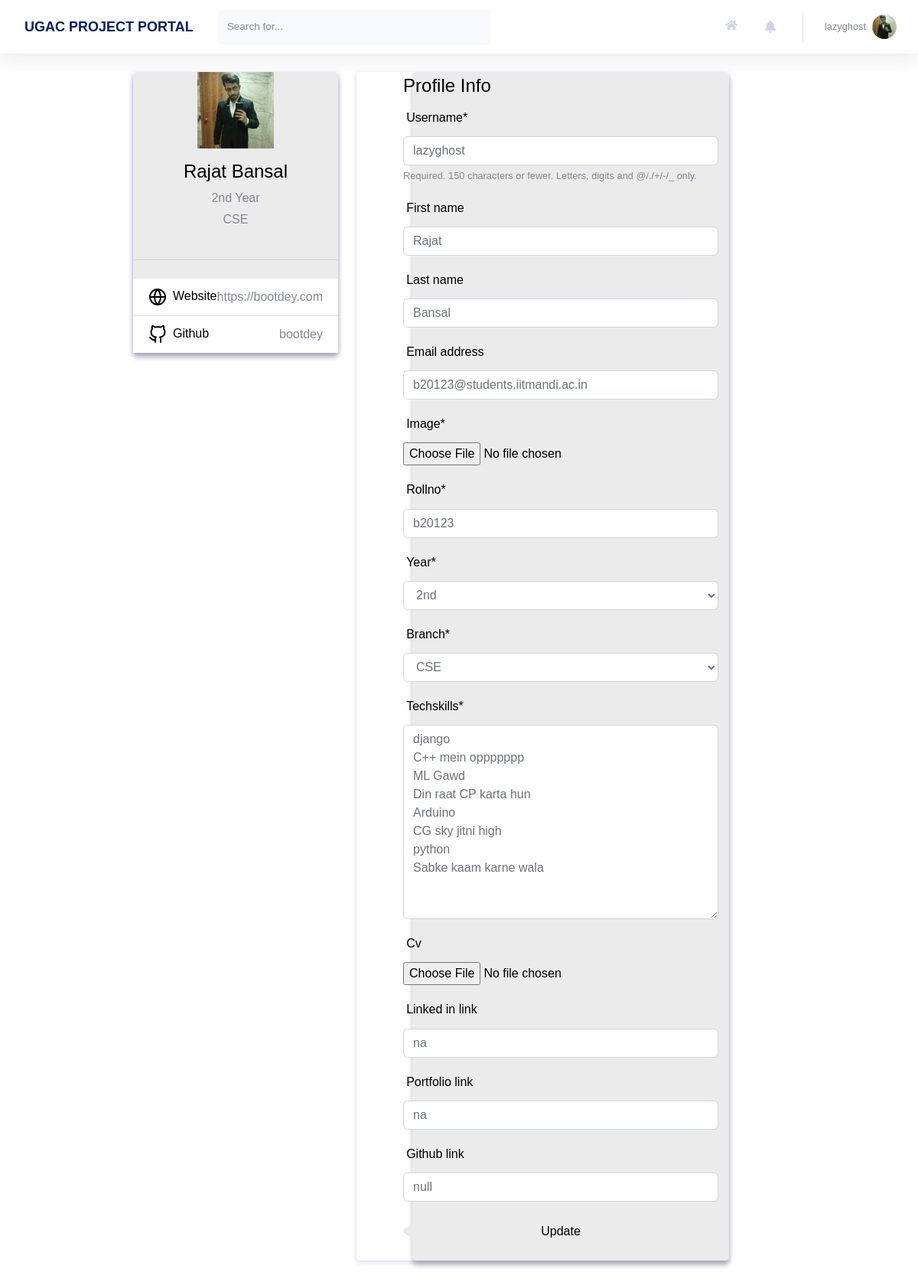
Before: /profile/edit/ (signed in) with the older database file.
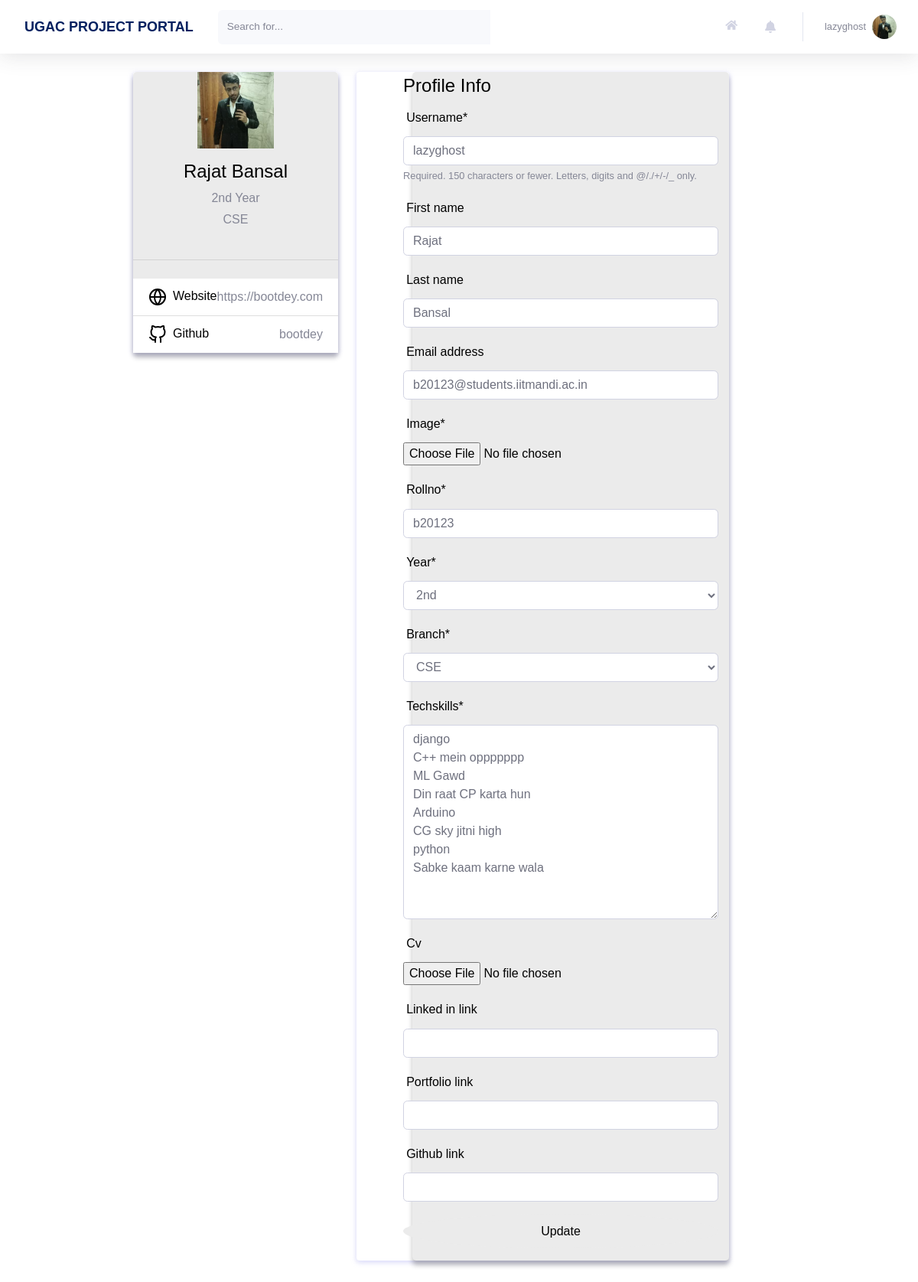
After: the same page with the newer database file.
### users/models.py (models this page shows, shortened)
class Profile(models.Model):
    user = models.OneToOneField(User, on_delete=models.CASCADE)
    image = models.ImageField(default = 'default.jpg', upload_to='profile_pics', blank=True)
    rollno = models.CharField(max_length=10)
    year = models.CharField(max_length=30, choices = YEAR_CHOICES)
    branch = models.CharField(max_length=30, choices = BRANCH_CHOICES)
    techskills = models.TextField()
    starred_projects = models.ManyToManyField(Project, related_name='starred_projects', blank = True)
    liked_projects = models.ManyToManyField(Project, related_name='liked_projects', blank = True)
    cv = models.FileField(blank = True, upload_to='resumes',validators=[FileExtensionValidator(allowed_extensions=['pdf'])])
    linked_in_link = models.CharField(blank=True, max_length=100)
    portfolio_link = models.CharField(blank=True, max_length=100)
    github_link = models.CharField(blank=True, max_length=100)

### users/views.py (the view)
# urls.py: path('edit/', views.profile_edit, name = 'profile-edit'),
@login_required
def profile_edit(request):
    if request.method == 'POST':
        user_update_form = UserUpdateForm(request.POST, instance = request.user)
        profile_update_form = ProfileUpdateForm(request.POST, request.FILES, instance = request.user.profile)
        if user_update_form.is_valid() and profile_update_form.is_valid():
            user_profile = Profile.objects.get(user = request.user)
            user_img = str(user_profile.image)
            user_cv = str(user_profile.cv)
            if len(request.FILES)!=0:
                if request.FILES.get('image') and user_img!="default.jpg":
                    default_storage.delete(user_img)
                elif request.FILES.get('cv') and user_cv:
                    default_storage.delete(user_cv)
            user_update_form.save()
            profile_update_form.save()
            messages.success(request, "Your profile has been updated!")
            return redirect('/profile/'+ str(request.user.id))
        else:
            messages.error(request, 'Please correct the error below.')
    else:
        user_update_form = UserUpdateForm(instance = request.user)
        profile_update_form = ProfileUpdateForm(instance = request.user.profile)
    context = {
        'title': 'Profile Edit',
        'user_form': user_update_form,
        'notifications': Notification.objects.filter(user=request.user).order_by('-time'),
        'profile_form': profile_update_form,
    }
    return render(request, 'users/profile_edit.html', context)

### users/forms.py
class UserUpdateForm(forms.ModelForm):
    class Meta:
        model = User
        fields = ['username', 'first_name', 'last_name', 'email']

class ProfileUpdateForm(forms.ModelForm):
    image = forms.FileField(
        widget = FileInput(),
    )
    class Meta:
        model = Profile
        fields = ['image', 'rollno', 'year', 'branch', 'techskills', 'cv','linked_in_link','portfolio_link','github_link']

### users/templates/users/profile_edit.html (shortened to what this page needs)
{% extends 'home/main.html' %}
{% load crispy_forms_tags %}
{% load static %}
{% block stylesheets %}
<link rel="stylesheet" type="text/css" href="{% static 'home/style.css' %}">
{% endblock stylesheets %}
{% block customStylesheets %}
<link rel="stylesheet" type="text/css" href="{% static 'users/cards.css' %}">
{% endblock customStylesheets %}
{% block mainContentBlock %}
<div class="container">
    <div class="main-body">
        <div class="row">
            <div class="col-lg-4">
                <div class="card">
                    <div class="card-body">
                        <div class="d-flex flex-column align-items-center text-center">
                            <img src="{{ user.profile.image.url }}" alt="" style="height:100px;height:100px">
                            <div class="mt-3">
                                <h4>{{ user.first_name }} {{ user.last_name }}</h4>
                                <p class="text-secondary mb-1">{{ user.profile.year }} Year</p>
                                <p class="text-muted font-size-sm">{{ user.profile.branch }}</p>
                            </div>
                        </div>
                        <hr class="my-4">
                        <ul class="list-group list-group-flush">
                            <li class="list-group-item d-flex justify-content-between align-items-center flex-wrap">
                                <h6 class="mb-0">Website</h6>
                                <span class="text-secondary">https://bootdey.com</span>
                            </li>
                            <li class="list-group-item d-flex justify-content-between align-items-center flex-wrap">
                                <h6 class="mb-0">Github</h6>
                                <span class="text-secondary">bootdey</span>
                            </li>
                        </ul>
                    </div>
                </div>
            </div>
            <div class="col-lg-7">
                <div class="card">
                    <div class="card-body" style="margin-left: 15%;">
                        <div class="row mb-3">
                            <form method="POST" enctype="multipart/form-data">
                                <fieldset>
                                    <legend>Profile Info</legend>
                                    {{ user_form|crispy }}
									{{ profile_form|crispy }}
                                </fieldset>
                                <div>
                                    <button class="btn btn-primary btn-user btn-block" type="submit">Update</button>
                                </div>
                            </form>
                        </div>
                    </div>
                </div>
            </div>
        </div>
    </div>
</div>
</div>
<br><br><br><br>
</div>
{% endblock mainContentBlock %}

### home/templates/home/main.html (shortened to what this page needs)
{% extends 'home/base.html' %}
{% load static %}
{% load crispy_forms_tags %}
{% block content %}
{% block mainContentBlock %}{% endblock mainContentBlock %}
    {% endblock content %}

### home/templates/home/base.html (shortened to what this page needs)
{% load static %}
<!DOCTYPE html>
<html lang="en">
    <head>
        {% block stylesheets %}{% endblock stylesheets %}
        {% block customStylesheets %}{% endblock customStylesheets %}
        {% block ajaxBlock %}
        <link href="https://cdnjs.cloudflare.com/ajax/libs/select2/4.0.3/css/select2.min.css" rel="stylesheet" />
        {% endblock ajaxBlock %}
        <link rel="stylesheet" href="https://pro.fontawesome.com/releases/v5.10.0/css/all.css" />
    </head>
    {% block mainBlock %}
    <body id="page-top">
        <div id="wrapper">
            <div id="content-wrapper" class="d-flex flex-column">
                <div id="content" style="background: white;">
                    <nav class="navbar navbar-expand navbar-light bg-white topbar mb-4 static-top shadow">
                        <div class="sidebar-brand-text mx-3" style="color: #022160; font-size: large; font-weight: bold"> UGAC PROJECT PORTAL </div>
                        <form method="POST" action="{{request.get_full_path}}" class="d-none d-sm-inline-block form-inline mr-auto ml-md-3 my-2 my-md-0 mw-100 navbar-search">
                            <div class="input-group">
                                <input type="text" class="form-control bg-light border-0 small" placeholder="Search for..." aria-label="Search" aria-describedby="basic-addon2" name="search">
                                <div class="input-group-append">
                                </div>
                            </div>
                        </form>
                        <ul class="navbar-nav ml-auto">
                            <a class="nav-link" href="{% url 'home' %}" role="button" style="margin-top: 13px;">
                                <i class="fas fa-home fa-fw fa-sm mr-2 text-gray-400"></i>
                            </a>
                            <li class="nav-item dropdown no-arrow mx-1">
                                <a class="nav-link dropdown-toggle" id="alertsDropdown" role="button" data-toggle="dropdown" aria-haspopup="true" aria-expanded="false">
                                    <i class="fas fa-bell fa-fw"></i>
                                </a>
                            </li>
                            <li class="nav-item dropdown no-arrow">
                                <a class="nav-link dropdown-toggle" id="userDropdown" role="button" data-toggle="dropdown" aria-haspopup="true" aria-expanded="false">
                                    <span class="mr-2 d-none d-lg-inline text-gray-600 small">{{user.username}}</span>
                                    <img class="img-profile rounded-circle" src="{{user.profile.image.url}}">
                                </a>
                            </li>
                        </ul>
                    </nav>
                    <div class="container-fluid">
                        {% block content %}{% endblock content %}
                    </div>
                </div>
    </body>
    {% endblock mainBlock %}
</html>

### users/static/users/cards.css (style rules this page uses)
body { background: #f7f7ff; }
.card { position: relative; display: flex; flex-direction: column; min-width: 0; word-wrap: break-word; background-color: #fff; background-clip: border-box; border: 0 solid transparent; border-radius: .25rem; margin-bottom: 1.5rem; box-shadow: 0 2px 6px 0 rgb(218 218 253 / 65%), 0 2px 6px 0 rgb(206 206 238 / 54%); }
.me-2 { margin-right: .5rem !important; }

Changed rows visible on the page:
changed Profile "2nd": linked_in_link "na" → (not shown); portfolio_link "na" → (not shown); github_link "null" → (not shown)
